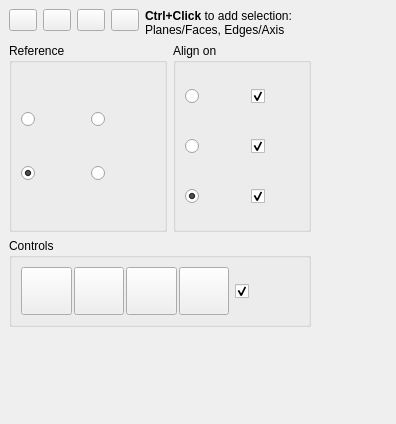
<?xml version="1.0" encoding="UTF-8"?>
<ui version="4.0">
 <class>DockWidget</class>
 <widget class="QDockWidget" name="DockWidget">
  <property name="geometry">
   <rect>
    <x>0</x>
    <y>0</y>
    <width>396</width>
    <height>424</height>
   </rect>
  </property>
  <property name="windowIcon">
   <iconset>
    <normaloff>Center-Align.png</normaloff>Center-Align.png</iconset>
  </property>
  <property name="layoutDirection">
   <enum>Qt::LeftToRight</enum>
  </property>
  <property name="features">
   <set>QDockWidget::DockWidgetFloatable|QDockWidget::DockWidgetMovable</set>
  </property>
  <property name="allowedAreas">
   <set>Qt::LeftDockWidgetArea|Qt::RightDockWidgetArea</set>
  </property>
  <property name="windowTitle">
   <string extracomment="kicad StepUp 3D tools">Align tool</string>
  </property>
  <widget class="QWidget" name="dockWidgetContents">
   <layout class="QGridLayout" name="gridLayout_5">
    <item row="0" column="0">
     <layout class="QGridLayout" name="gridLayout_2">
      <item row="0" column="0" alignment="Qt::AlignTop">
       <widget class="QPushButton" name="dock_float">
        <property name="maximumSize">
         <size>
          <width>28</width>
          <height>28</height>
         </size>
        </property>
        <property name="toolTip">
         <string>expand</string>
        </property>
        <property name="text">
         <string notr="true"/>
        </property>
        <property name="icon">
         <iconset>
          <normaloff>un_dock.png</normaloff>un_dock.png</iconset>
        </property>
        <property name="iconSize">
         <size>
          <width>16</width>
          <height>16</height>
         </size>
        </property>
       </widget>
      </item>
      <item row="0" column="1" alignment="Qt::AlignTop">
       <widget class="QPushButton" name="dock_minimize">
        <property name="maximumSize">
         <size>
          <width>28</width>
          <height>28</height>
         </size>
        </property>
        <property name="toolTip">
         <string>minimize</string>
        </property>
        <property name="text">
         <string notr="true"/>
        </property>
        <property name="icon">
         <iconset>
          <normaloff>minimize.png</normaloff>minimize.png</iconset>
        </property>
        <property name="iconSize">
         <size>
          <width>24</width>
          <height>24</height>
         </size>
        </property>
       </widget>
      </item>
      <item row="0" column="2" alignment="Qt::AlignTop">
       <widget class="QPushButton" name="Help_Align">
        <property name="maximumSize">
         <size>
          <width>28</width>
          <height>28</height>
         </size>
        </property>
        <property name="toolTip">
         <string>close</string>
        </property>
        <property name="text">
         <string notr="true"/>
        </property>
        <property name="icon">
         <iconset>
          <normaloff>help.png</normaloff>help.png</iconset>
        </property>
        <property name="iconSize">
         <size>
          <width>24</width>
          <height>24</height>
         </size>
        </property>
       </widget>
      </item>
      <item row="0" column="3" alignment="Qt::AlignTop">
       <widget class="QPushButton" name="close">
        <property name="maximumSize">
         <size>
          <width>28</width>
          <height>28</height>
         </size>
        </property>
        <property name="toolTip">
         <string>close</string>
        </property>
        <property name="text">
         <string notr="true"/>
        </property>
        <property name="icon">
         <iconset>
          <normaloff>closeW.png</normaloff>closeW.png</iconset>
        </property>
        <property name="iconSize">
         <size>
          <width>24</width>
          <height>24</height>
         </size>
        </property>
       </widget>
      </item>
      <item row="0" column="4">
       <widget class="QLabel" name="Label_Align_Gui">
        <property name="toolTip">
         <string notr="true">Ctrl+Click to select
Faces/Planes or Edges/Axis</string>
        </property>
        <property name="text">
         <string>&lt;b&gt;Ctrl+Click&lt;/b&gt; to add selection:&lt;br&gt;Planes/Faces, Edges/Axis</string>
        </property>
       </widget>
      </item>
     </layout>
    </item>
    <item row="0" column="1">
     <spacer name="horizontalSpacer">
      <property name="orientation">
       <enum>Qt::Horizontal</enum>
      </property>
      <property name="sizeHint" stdset="0">
       <size>
        <width>1</width>
        <height>20</height>
       </size>
      </property>
     </spacer>
    </item>
    <item row="1" column="0">
     <layout class="QGridLayout" name="gridLayout_4">
      <item row="0" column="0">
       <widget class="QGroupBox" name="ReferenceGroup">
        <property name="title">
         <string notr="true">Reference</string>
        </property>
        <layout class="QVBoxLayout" name="verticalLayout_2">
         <item>
          <layout class="QGridLayout" name="gridLayout_3">
           <item row="0" column="0">
            <widget class="QRadioButton" name="rbBBox">
             <property name="minimumSize">
              <size>
               <width>64</width>
               <height>48</height>
              </size>
             </property>
             <property name="toolTip">
              <string notr="true">Center of
Boundig Box</string>
             </property>
             <property name="text">
              <string notr="true"/>
             </property>
             <property name="icon">
              <iconset>
               <normaloff>Bbox.png</normaloff>Bbox.png</iconset>
             </property>
             <property name="iconSize">
              <size>
               <width>26</width>
               <height>26</height>
              </size>
             </property>
             <property name="checked">
              <bool>true</bool>
             </property>
            </widget>
           </item>
           <item row="0" column="1">
            <widget class="QRadioButton" name="rbMass">
             <property name="minimumSize">
              <size>
               <width>64</width>
               <height>48</height>
              </size>
             </property>
             <property name="toolTip">
              <string notr="true">Center of
Mass</string>
             </property>
             <property name="text">
              <string notr="true"/>
             </property>
             <property name="icon">
              <iconset>
               <normaloff>Mass.png</normaloff>Mass.png</iconset>
             </property>
             <property name="iconSize">
              <size>
               <width>26</width>
               <height>26</height>
              </size>
             </property>
            </widget>
           </item>
           <item row="1" column="0">
            <widget class="QRadioButton" name="rbNormal">
             <property name="minimumSize">
              <size>
               <width>64</width>
               <height>48</height>
              </size>
             </property>
             <property name="toolTip">
              <string notr="true">Alignment Normal</string>
             </property>
             <property name="text">
              <string notr="true"/>
             </property>
             <property name="icon">
              <iconset>
               <normaloff>Normal-Up.png</normaloff>Normal-Up.png</iconset>
             </property>
             <property name="iconSize">
              <size>
               <width>26</width>
               <height>26</height>
              </size>
             </property>
             <property name="checked">
              <bool>true</bool>
             </property>
            </widget>
           </item>
           <item row="1" column="1">
            <widget class="QRadioButton" name="rbNormal_Inv">
             <property name="minimumSize">
              <size>
               <width>64</width>
               <height>48</height>
              </size>
             </property>
             <property name="toolTip">
              <string notr="true">Alignment Normal
Inverted</string>
             </property>
             <property name="text">
              <string notr="true"/>
             </property>
             <property name="icon">
              <iconset>
               <normaloff>Normal-Down.png</normaloff>Normal-Down.png</iconset>
             </property>
             <property name="iconSize">
              <size>
               <width>26</width>
               <height>26</height>
              </size>
             </property>
             <property name="checked">
              <bool>false</bool>
             </property>
            </widget>
           </item>
          </layout>
         </item>
        </layout>
       </widget>
      </item>
      <item row="0" column="1">
       <widget class="QGroupBox" name="AlignGroup">
        <property name="title">
         <string notr="true">Align on</string>
        </property>
        <layout class="QVBoxLayout" name="verticalLayout">
         <item>
          <layout class="QGridLayout" name="gridLayout_12">
           <property name="spacing">
            <number>2</number>
           </property>
           <item row="0" column="1">
            <widget class="QCheckBox" name="cbX">
             <property name="minimumSize">
              <size>
               <width>48</width>
               <height>48</height>
              </size>
             </property>
             <property name="maximumSize">
              <size>
               <width>64</width>
               <height>128</height>
              </size>
             </property>
             <property name="toolTip">
              <string notr="true">center on X</string>
             </property>
             <property name="text">
              <string notr="true"/>
             </property>
             <property name="icon">
              <iconset>
               <normaloff>Xaxis.png</normaloff>Xaxis.png</iconset>
             </property>
             <property name="iconSize">
              <size>
               <width>16</width>
               <height>16</height>
              </size>
             </property>
             <property name="checked">
              <bool>true</bool>
             </property>
            </widget>
           </item>
           <item row="2" column="1">
            <widget class="QCheckBox" name="cbZ">
             <property name="minimumSize">
              <size>
               <width>48</width>
               <height>48</height>
              </size>
             </property>
             <property name="maximumSize">
              <size>
               <width>64</width>
               <height>128</height>
              </size>
             </property>
             <property name="toolTip">
              <string notr="true">center on Z</string>
             </property>
             <property name="text">
              <string notr="true"/>
             </property>
             <property name="icon">
              <iconset>
               <normaloff>Zaxis.png</normaloff>Zaxis.png</iconset>
             </property>
             <property name="iconSize">
              <size>
               <width>16</width>
               <height>16</height>
              </size>
             </property>
             <property name="checked">
              <bool>true</bool>
             </property>
            </widget>
           </item>
           <item row="1" column="1">
            <widget class="QCheckBox" name="cbY">
             <property name="minimumSize">
              <size>
               <width>48</width>
               <height>48</height>
              </size>
             </property>
             <property name="maximumSize">
              <size>
               <width>64</width>
               <height>128</height>
              </size>
             </property>
             <property name="toolTip">
              <string notr="true">center on Y</string>
             </property>
             <property name="text">
              <string notr="true"/>
             </property>
             <property name="icon">
              <iconset>
               <normaloff>Yaxis.png</normaloff>Yaxis.png</iconset>
             </property>
             <property name="iconSize">
              <size>
               <width>16</width>
               <height>16</height>
              </size>
             </property>
             <property name="checked">
              <bool>true</bool>
             </property>
            </widget>
           </item>
           <item row="0" column="0">
            <widget class="QRadioButton" name="rbCenters">
             <property name="minimumSize">
              <size>
               <width>64</width>
               <height>48</height>
              </size>
             </property>
             <property name="toolTip">
              <string notr="true">Align Centers</string>
             </property>
             <property name="text">
              <string notr="true"/>
             </property>
             <property name="icon">
              <iconset>
               <normaloff>Centers.png</normaloff>Centers.png</iconset>
             </property>
             <property name="iconSize">
              <size>
               <width>26</width>
               <height>26</height>
              </size>
             </property>
             <property name="checked">
              <bool>false</bool>
             </property>
            </widget>
           </item>
           <item row="1" column="0">
            <widget class="QRadioButton" name="rbPlanes">
             <property name="minimumSize">
              <size>
               <width>64</width>
               <height>48</height>
              </size>
             </property>
             <property name="toolTip">
              <string notr="true">Align Planes</string>
             </property>
             <property name="text">
              <string notr="true"/>
             </property>
             <property name="icon">
              <iconset>
               <normaloff>Planes.png</normaloff>Planes.png</iconset>
             </property>
             <property name="iconSize">
              <size>
               <width>26</width>
               <height>26</height>
              </size>
             </property>
             <property name="checked">
              <bool>false</bool>
             </property>
            </widget>
           </item>
           <item row="2" column="0">
            <widget class="QRadioButton" name="rbPlanesCenters">
             <property name="minimumSize">
              <size>
               <width>64</width>
               <height>48</height>
              </size>
             </property>
             <property name="toolTip">
              <string notr="true">Align Centers &amp; Planes</string>
             </property>
             <property name="text">
              <string notr="true"/>
             </property>
             <property name="icon">
              <iconset>
               <normaloff>Planes-Centers.png</normaloff>Planes-Centers.png</iconset>
             </property>
             <property name="iconSize">
              <size>
               <width>26</width>
               <height>26</height>
              </size>
             </property>
             <property name="checked">
              <bool>true</bool>
             </property>
            </widget>
           </item>
          </layout>
         </item>
        </layout>
       </widget>
      </item>
     </layout>
    </item>
    <item row="2" column="0">
     <widget class="QGroupBox" name="ControlsGroup">
      <property name="title">
       <string notr="true">Controls</string>
      </property>
      <layout class="QGridLayout" name="gridLayout">
       <item row="0" column="0">
        <layout class="QGridLayout" name="gridLayout_13">
         <property name="spacing">
          <number>2</number>
         </property>
         <item row="0" column="0">
          <widget class="QPushButton" name="Align">
           <property name="minimumSize">
            <size>
             <width>48</width>
             <height>48</height>
            </size>
           </property>
           <property name="maximumSize">
            <size>
             <width>64</width>
             <height>64</height>
            </size>
           </property>
           <property name="toolTip">
            <string>Align objects</string>
           </property>
           <property name="text">
            <string/>
           </property>
           <property name="icon">
            <iconset>
             <normaloff>Center-Align.png</normaloff>Center-Align.png</iconset>
           </property>
           <property name="iconSize">
            <size>
             <width>28</width>
             <height>28</height>
            </size>
           </property>
           <property name="checkable">
            <bool>false</bool>
           </property>
           <property name="checked">
            <bool>false</bool>
           </property>
          </widget>
         </item>
         <item row="0" column="4">
          <widget class="QPushButton" name="XRayBtn">
           <property name="minimumSize">
            <size>
             <width>48</width>
             <height>48</height>
            </size>
           </property>
           <property name="maximumSize">
            <size>
             <width>64</width>
             <height>64</height>
            </size>
           </property>
           <property name="toolTip">
            <string notr="true">XRay toggle</string>
           </property>
           <property name="text">
            <string notr="true"/>
           </property>
           <property name="icon">
            <iconset>
             <normaloff>xray.png</normaloff>xray.png</iconset>
           </property>
           <property name="iconSize">
            <size>
             <width>24</width>
             <height>24</height>
            </size>
           </property>
           <property name="checkable">
            <bool>false</bool>
           </property>
           <property name="checked">
            <bool>false</bool>
           </property>
          </widget>
         </item>
         <item row="0" column="3">
          <widget class="QPushButton" name="Undo_Align">
           <property name="minimumSize">
            <size>
             <width>48</width>
             <height>48</height>
            </size>
           </property>
           <property name="maximumSize">
            <size>
             <width>64</width>
             <height>64</height>
            </size>
           </property>
           <property name="toolTip">
            <string>Undo last Alignment</string>
           </property>
           <property name="text">
            <string/>
           </property>
           <property name="icon">
            <iconset>
             <normaloff>Undo.png</normaloff>Undo.png</iconset>
           </property>
           <property name="iconSize">
            <size>
             <width>24</width>
             <height>24</height>
            </size>
           </property>
           <property name="checkable">
            <bool>false</bool>
           </property>
           <property name="checked">
            <bool>false</bool>
           </property>
          </widget>
         </item>
         <item row="0" column="2">
          <widget class="QPushButton" name="Move">
           <property name="minimumSize">
            <size>
             <width>48</width>
             <height>48</height>
            </size>
           </property>
           <property name="maximumSize">
            <size>
             <width>64</width>
             <height>64</height>
            </size>
           </property>
           <property name="toolTip">
            <string>Move selected</string>
           </property>
           <property name="text">
            <string/>
           </property>
           <property name="icon">
            <iconset>
             <normaloff>Move.png</normaloff>Move.png</iconset>
           </property>
           <property name="iconSize">
            <size>
             <width>24</width>
             <height>24</height>
            </size>
           </property>
           <property name="checkable">
            <bool>false</bool>
           </property>
           <property name="checked">
            <bool>false</bool>
           </property>
          </widget>
         </item>
        </layout>
       </item>
       <item row="0" column="1">
        <widget class="QCheckBox" name="cbHierarchy">
         <property name="minimumSize">
          <size>
           <width>52</width>
           <height>32</height>
          </size>
         </property>
         <property name="maximumSize">
          <size>
           <width>64</width>
           <height>128</height>
          </size>
         </property>
         <property name="toolTip">
          <string notr="true">use Part and Body
hierarchy in Aligning</string>
         </property>
         <property name="text">
          <string notr="true"/>
         </property>
         <property name="icon">
          <iconset>
           <normaloff>hierarchy.png</normaloff>hierarchy.png</iconset>
         </property>
         <property name="iconSize">
          <size>
           <width>26</width>
           <height>26</height>
          </size>
         </property>
         <property name="checked">
          <bool>true</bool>
         </property>
        </widget>
       </item>
      </layout>
     </widget>
    </item>
    <item row="3" column="0">
     <spacer name="verticalSpacer">
      <property name="orientation">
       <enum>Qt::Vertical</enum>
      </property>
      <property name="sizeHint" stdset="0">
       <size>
        <width>20</width>
        <height>0</height>
       </size>
      </property>
     </spacer>
    </item>
   </layout>
  </widget>
 </widget>
 <resources/>
 <connections/>
 <designerdata>
  <property name="gridDeltaX">
   <number>4</number>
  </property>
  <property name="gridDeltaY">
   <number>4</number>
  </property>
  <property name="gridSnapX">
   <bool>true</bool>
  </property>
  <property name="gridSnapY">
   <bool>true</bool>
  </property>
  <property name="gridVisible">
   <bool>true</bool>
  </property>
 </designerdata>
</ui>
